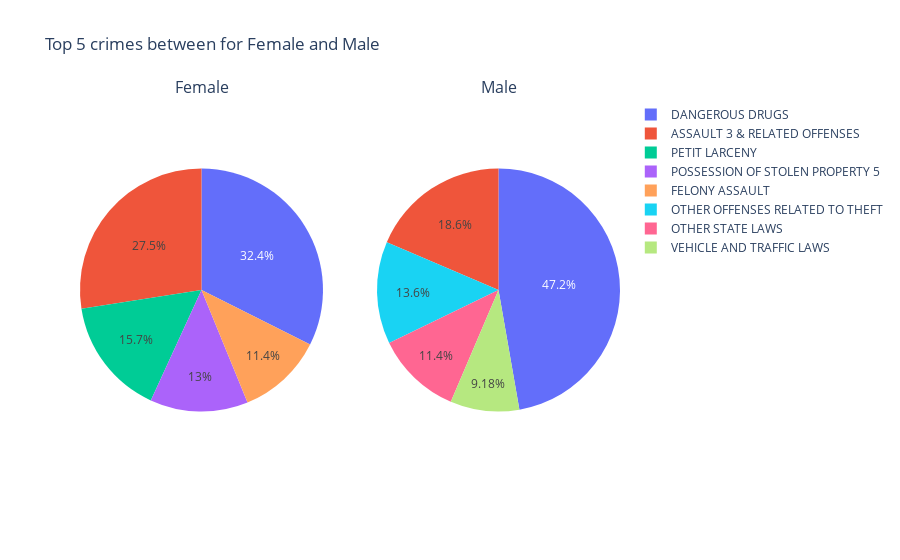

Notebook code cell kept with this figure:
### Code cell
fig = make_subplots(1, 2, specs=[[{'type':'domain'}, {'type':'domain'}]],
                    subplot_titles=['Female', 'Male'])

fig.add_trace(go.Pie(labels=female_crimes,
                     values=female_crime_counts,
                     name="Female"), 1, 1)

fig.add_trace(go.Pie(labels=male_crimes, 
                     values=male_crime_counts,
                     name="Male"), 1, 2)



fig.update_layout(title_text='Top 5 crimes between for Female and Male')
fig.show()

### Figure 1 — Plotly figure (JSON) as saved in the notebook; plotly's stock layout.template omitted (floating-point values rounded to 4 significant figures)
{"data": [{"domain": {"x": [0, 0.45], "y": [0, 1]}, "labels": ["DANGEROUS DRUGS", "ASSAULT 3 & RELATED OFFENSES", "PETIT LARCENY", "POSSESSION OF STOLEN PROPERTY 5", "FELONY ASSAULT"], "name": "Female", "type": "pie", "values": [114584, 97149, 55446, 46097, 40366]}, {"domain": {"x": [0.55, 1], "y": [0, 1]}, "labels": ["DANGEROUS DRUGS", "ASSAULT 3 & RELATED OFFENSES", "OTHER OFFENSES RELATED TO THEFT", "OTHER STATE LAWS", "VEHICLE AND TRAFFIC LAWS"], "name": "Male", "type": "pie", "values": [721014, 283361, 207823, 173885, 140057]}], "layout": {"annotations": [{"font": {"size": 16}, "showarrow": false, "text": "Female", "x": 0.225, "xanchor": "center", "xref": "paper", "y": 1, "yanchor": "bottom", "yref": "paper"}, {"font": {"size": 16}, "showarrow": false, "text": "Male", "x": 0.775, "xanchor": "center", "xref": "paper", "y": 1, "yanchor": "bottom", "yref": "paper"}], "title": {"text": "Top 5 crimes between for Female and Male"}}}
